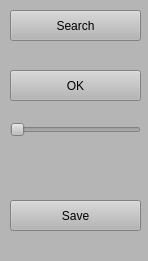
<?xml version="1.0" encoding="UTF-8"?>
<ui version="4.0">
 <class>ControlWidget</class>
 <widget class="QDockWidget" name="ControlWidget">
  <property name="geometry">
   <rect>
    <x>0</x>
    <y>0</y>
    <width>148</width>
    <height>261</height>
   </rect>
  </property>
  <property name="minimumSize">
   <size>
    <width>145</width>
    <height>261</height>
   </size>
  </property>
  <property name="styleSheet">
   <string notr="true">background-color: rgb(181, 181, 181);</string>
  </property>
  <widget class="QWidget" name="dockWidgetContents">
   <widget class="QPushButton" name="pushButtonSearch">
    <property name="geometry">
     <rect>
      <x>10</x>
      <y>10</y>
      <width>131</width>
      <height>31</height>
     </rect>
    </property>
    <property name="text">
     <string>Search</string>
    </property>
   </widget>
   <widget class="QPushButton" name="pushButtonOK">
    <property name="geometry">
     <rect>
      <x>10</x>
      <y>70</y>
      <width>131</width>
      <height>31</height>
     </rect>
    </property>
    <property name="text">
     <string>OK</string>
    </property>
   </widget>
   <widget class="QSlider" name="horizontalSlider">
    <property name="geometry">
     <rect>
      <x>10</x>
      <y>120</y>
      <width>131</width>
      <height>20</height>
     </rect>
    </property>
    <property name="orientation">
     <enum>Qt::Horizontal</enum>
    </property>
   </widget>
   <widget class="QPushButton" name="pushButtonSave">
    <property name="geometry">
     <rect>
      <x>10</x>
      <y>200</y>
      <width>131</width>
      <height>31</height>
     </rect>
    </property>
    <property name="text">
     <string>Save</string>
    </property>
   </widget>
  </widget>
 </widget>
 <resources/>
 <connections/>
</ui>
